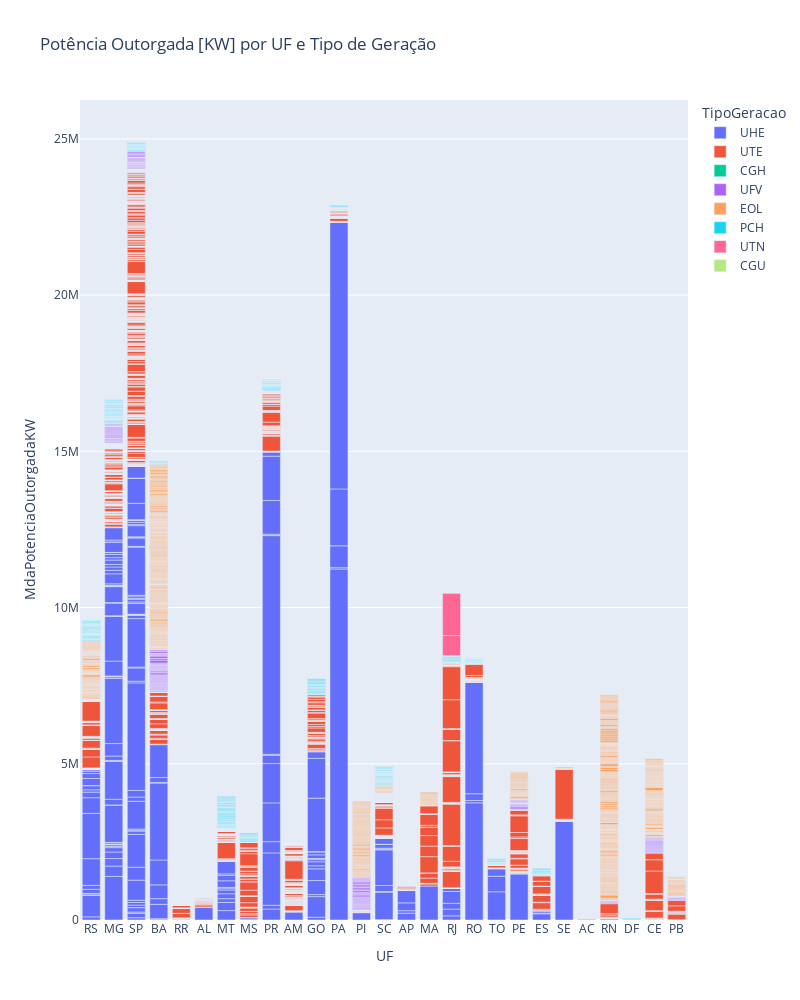

Here is the notebook cell this chart was saved with:
### Code cell
fig = px.bar(df_ger, x="UF", y="MdaPotenciaOutorgadaKW", color="TipoGeracao", title="Potência Outorgada [KW] por UF e Tipo de Geração",width=800, height=1000)
fig.show()

### Figure 1 — Plotly figure (JSON) as saved in the notebook; plotly's stock layout.template omitted (floating-point values rounded to 4 significant figures; data arrays with more than 128 entries replaced by an {"elided": "..."} marker saying what was removed)
{"data": [{"alignmentgroup": "True", "hovertemplate": "TipoGeracao=UHE<br>UF=%{x}<br>MdaPotenciaOutorgadaKW=%{y}<extra></extra>", "legendgroup": "UHE", "marker": {"color": "#636efa", "pattern": {"shape": ""}}, "name": "UHE", "offsetgroup": "UHE", "orientation": "v", "showlegend": true, "textposition": "auto", "type": "bar", "x": {"elided": "218 str values"}, "xaxis": "x", "y": {"elided": "218 int values"}, "yaxis": "y"}, {"alignmentgroup": "True", "hovertemplate": "TipoGeracao=UTE<br>UF=%{x}<br>MdaPotenciaOutorgadaKW=%{y}<extra></extra>", "legendgroup": "UTE", "marker": {"color": "#EF553B", "pattern": {"shape": ""}}, "name": "UTE", "offsetgroup": "UTE", "orientation": "v", "showlegend": true, "textposition": "auto", "type": "bar", "x": {"elided": "3100 str values"}, "xaxis": "x", "y": {"elided": "3100 float values"}, "yaxis": "y"}, {"alignmentgroup": "True", "hovertemplate": "TipoGeracao=CGH<br>UF=%{x}<br>MdaPotenciaOutorgadaKW=%{y}<extra></extra>", "legendgroup": "CGH", "marker": {"color": "#00cc96", "pattern": {"shape": ""}}, "name": "CGH", "offsetgroup": "CGH", "orientation": "v", "showlegend": true, "textposition": "auto", "type": "bar", "x": {"elided": "579 str values"}, "xaxis": "x", "y": {"elided": "579 float values"}, "yaxis": "y"}, {"alignmentgroup": "True", "hovertemplate": "TipoGeracao=UFV<br>UF=%{x}<br>MdaPotenciaOutorgadaKW=%{y}<extra></extra>", "legendgroup": "UFV", "marker": {"color": "#ab63fa", "pattern": {"shape": ""}}, "name": "UFV", "offsetgroup": "UFV", "orientation": "v", "showlegend": true, "textposition": "auto", "type": "bar", "x": {"elided": "5199 str values"}, "xaxis": "x", "y": {"elided": "5199 float values"}, "yaxis": "y"}, {"alignmentgroup": "True", "hovertemplate": "TipoGeracao=EOL<br>UF=%{x}<br>MdaPotenciaOutorgadaKW=%{y}<extra></extra>", "legendgroup": "EOL", "marker": {"color": "#FFA15A", "pattern": {"shape": ""}}, "name": "EOL", "offsetgroup": "EOL", "orientation": "v", "showlegend": true, "textposition": "auto", "type": "bar", "x": {"elided": "808 str values"}, "xaxis": "x", "y": {"elided": "808 float values"}, "yaxis": "y"}, {"alignmentgroup": "True", "hovertemplate": "TipoGeracao=PCH<br>UF=%{x}<br>MdaPotenciaOutorgadaKW=%{y}<extra></extra>", "legendgroup": "PCH", "marker": {"color": "#19d3f3", "pattern": {"shape": ""}}, "name": "PCH", "offsetgroup": "PCH", "orientation": "v", "showlegend": true, "textposition": "auto", "type": "bar", "x": {"elided": "428 str values"}, "xaxis": "x", "y": {"elided": "428 float values"}, "yaxis": "y"}, {"alignmentgroup": "True", "hovertemplate": "TipoGeracao=UTN<br>UF=%{x}<br>MdaPotenciaOutorgadaKW=%{y}<extra></extra>", "legendgroup": "UTN", "marker": {"color": "#FF6692", "pattern": {"shape": ""}}, "name": "UTN", "offsetgroup": "UTN", "orientation": "v", "showlegend": true, "textposition": "auto", "type": "bar", "x": ["RJ", "RJ"], "xaxis": "x", "y": [640000, 1350000], "yaxis": "y"}, {"alignmentgroup": "True", "hovertemplate": "TipoGeracao=CGU<br>UF=%{x}<br>MdaPotenciaOutorgadaKW=%{y}<extra></extra>", "legendgroup": "CGU", "marker": {"color": "#B6E880", "pattern": {"shape": ""}}, "name": "CGU", "offsetgroup": "CGU", "orientation": "v", "showlegend": true, "textposition": "auto", "type": "bar", "x": ["CE"], "xaxis": "x", "y": [50], "yaxis": "y"}], "layout": {"barmode": "relative", "height": 1000, "legend": {"title": {"text": "TipoGeracao"}, "tracegroupgap": 0}, "title": {"text": "Potência Outorgada [KW] por UF e Tipo de Geração"}, "width": 800, "xaxis": {"anchor": "y", "domain": [0, 1], "title": {"text": "UF"}}, "yaxis": {"anchor": "x", "domain": [0, 1], "title": {"text": "MdaPotenciaOutorgadaKW"}}}}
